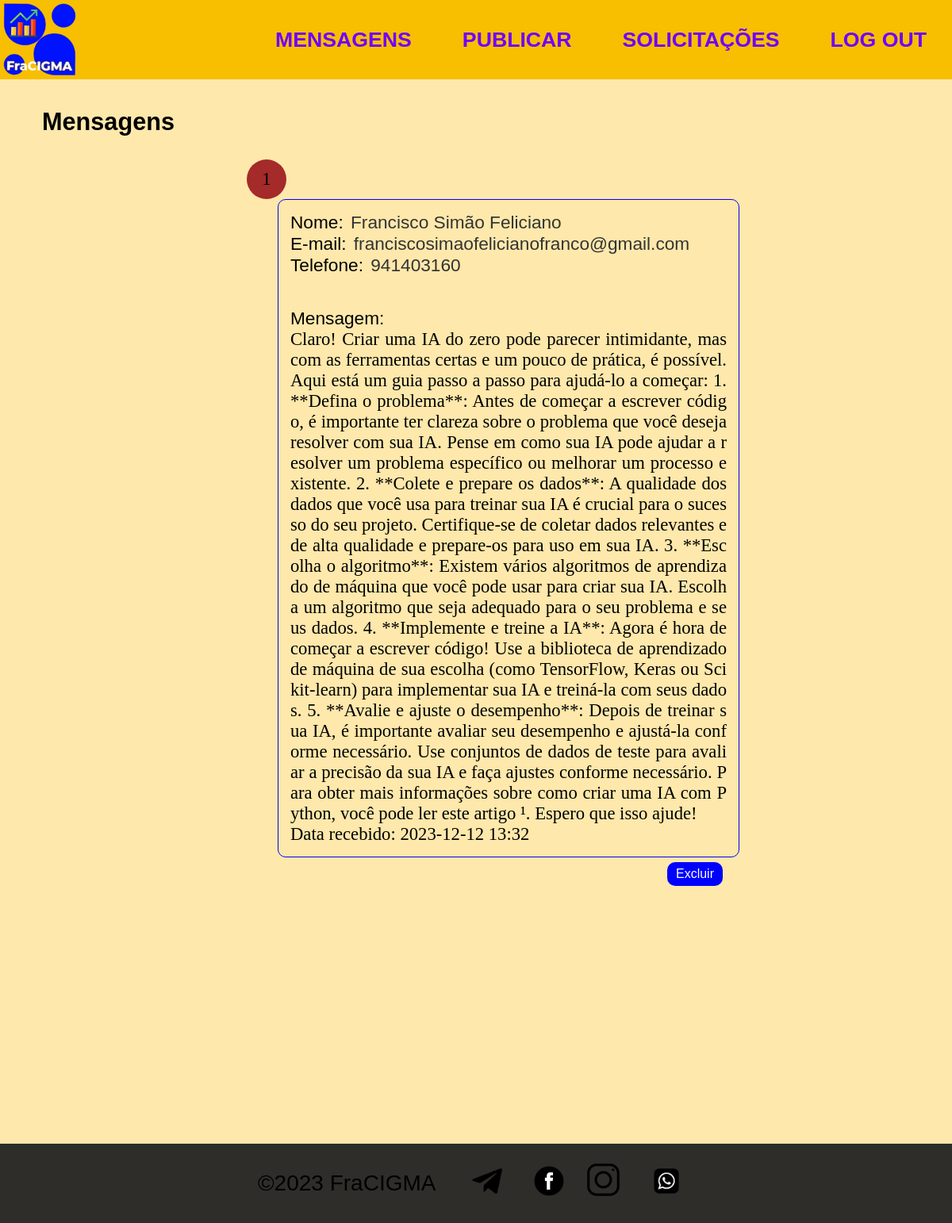
Screenshot of /privado (signed in) with the database file from the repository.
### api_flask.py (models this page shows)
class Messages(db.Model):
    __tablename__ = "messages_clinet"
    id = db.Column(db.Integer, primary_key=True)
    name = db.Column(db.String(150), nullable=False)
    email = db.Column(db.String(150), nullable=False)
    phonenumber = db.Column(db.String(150), nullable=False)
    message = db.Column(db.Text, nullable=False)
    _date_time_ = db.Column(db.String(50), nullable=False)

### api_flask.py (the view)
@app.route('/privado')
@login_required
def not_know():
    messages = Messages.query.all()
    return render_template('not_see.html', messages=messages)

### api_flask.py (called while the page is built)
@login_manager.user_loader
def load_user(user_id=1):
    return Credentials.query.get(int(user_id))

### templates/not_see.html (shortened to what this page needs)
<!DOCTYPE html>
<html lang="pt-br">
    <head>
        <link rel="stylesheet" href="{{url_for('static', filename='/style/style.css')}}" />
        <link rel="stylesheet" href="{{url_for('static', filename='style/style_not_seen_for.css')}}" />
    </head>
    <body>
        <header>
            <a href="{{url_for('index')}}" id="logo">
                <img src="{{url_for('static', filename='icons/icon.png')}}" class="logo" />
            </a>
            <nav id="menu">
                <a href="{{url_for('not_know')}}">Mensagens</a>
                <a href="{{url_for('publications')}}">Publicar</a>
                <a href="{{url_for('solicitacoes')}}">Solicitações</a>
                <a href="{{url_for('logoout')}}">Log Out</a>
            </nav>
        </header>
        <main><br /><br /><br />
            <h1>Mensagens</h1>
            <section>
                {%for message in messages%}
                <form action="/privado/deletar_sms/{{ message.id }}" method="post">
                <div id="container">
                    <div id="div_id">
                        <div>
                            <p>{{message.id}}</p>
                        </div>
                    </div>
                    <div id="sub_container_2">
                        <div id="remet" class="remet">
                            <label for="name_sender">Nome:</label>
                            <span id="name_sender" class="name_sender">{{message.name}}</span><br />
                            <label for="email_sender">E-mail:</label>
                            <span id="email_sender" class="email_sender">{{message.email}}</span><br />
                            <label for="phone_sender">Telefone:</label>
                            <span id="phone_sender" class="phone_sender">{{message.phonenumber}}</span><br />
                        </div>
                        <div id="messager" class="messager">
                            <label for="message">Mensagem:</label>
                            <p id="message" class="message">
                                {{message.message}}
                            </p>
                            <p>Data recebido: {{message._date_time_}}</p>
                        </div>
                    </div>
                    <div id="div_btn">
                        <div>
                            <button type="submit" id="exclude" class="exclude">Excluir</button>
                        </div>
                    </div>
                </div>
                </form>
                {% endfor %}
            </section>
        </main>
        <footer>
            <div id="div">©2023 FraCIGMA</div>
            <div>
                <a href="#"><img src="../static/icons/icon1.png" /></a>
                <a href="#"><img src="../static/icons/icon4.png" /></a>
            </div>
            <div>
                <a href="#"><img src="../static/icons/icon8.png" /></a>
                <a href="#"><img src="../static/icons/icon5.png" /></a>
            </div>
        </footer>
    </body>
</html>

### static/style/style.css (style rules this page uses)
* { margin: 0; padding: 0; box-sizing: border-box; }
header, nav, main, aside, footer { display: flex; }
body { flex-wrap: wrap; display: flex; flex: 1 1 100vw; background-color: rgba(253, 187, 6, 0.336); font-family: 'Franklin Gothic Medium', 'Arial Narrow', Arial, sans-serif; }
header { flex: 1 1 100vw; height: 100px; margin: 0px 0px 3px 0px; background-color: rgba(248, 190, 0); }
header #logo { flex: 0 1 150px; background: none; }
header #logo .logo { width: 100px; height: 100px; }
nav { flex: 1 1 100vw; align-items: center; justify-content: flex-end; background-color: none; }
nav a { font-size: 20pt; font-weight: bold; margin: 3%; text-decoration: none; color: rgb(111, 0, 255); transition: 0.8s; text-transform: uppercase; }
main { flex-wrap: wrap; flex: 20 1 600px; height: calc(100vh - 212px); overflow: auto; margin: 3px 3px 3px 3px; }
main section { width: 100%; height: 2000px; background-color: none; }
footer { height: 100px; flex: 1 1 100vw; margin: 3px 0px 0px 0px; background: rgb(46, 45, 42); align-items: center; justify-content: center; font-size: 21pt; flex-wrap: wrap; }
footer a img { width: 50px; height: 50px; }
footer #div { margin-right: 30px; }
footer a { margin: 10px; }

### static/style/style_not_seen_for.css (style rules this page uses)
* { margin: 0; padding: 0; box-sizing: border-box; }
main h1 { font-size: 23pt; margin: 30px 0px 30px 50px; }
main section { height: 100%; display: flex; flex-wrap: wrap; align-items: first baseline; justify-content: center; }
main section p { font-family: Cambria, Cochin, Georgia, Times, 'Times New Roman', serif; }
main section #container #remet, #messager { border: 0px solid brown; }
main section #container #sub_container_2 { border: 1px solid blue; border-radius: 10px; margin-left: 10%; padding: 15px; }
main section #container #remet { margin-bottom: 40px; width: 550px; }
main section #container #messager { word-break: break-all; width: 550px; min-height: 100px; text-align: justify; }
main section #remet span { color: rgb(51, 51, 51); margin: 3px; }
main section #remet label { margin-bottom: 3px; }
main section #container { display: flex; flex: 1 1 100vh; flex-direction: column; flex-wrap: wrap; align-items: center; justify-content: center; font-size: 17pt; border: 0px solid brown; margin-bottom: 30px; margin-right: 20px; }
main section #container #div_id { width: 600px; }
main section #container #div_id div { width: 50px; height: 50px; border-radius: 100%; background-color: brown; display: flex; justify-content: center; align-items: center; }
#div_id { border: 0px solid brown; }
main section #container #div_btn { height: 40px; width: 600px; display: flex; align-items: center; justify-content: flex-end; border: 0px solid brown; }
main section #container #div_btn div button { width: 70px; height: 30px; border: 2px solid blue; border-radius: 10px; background-color: rgb(201, 204, 250); font-size: 10pt; font-family: 'Franklin Gothic Medium', 'Arial Narrow', Arial, sans-serif; outline: 0; transition: 0.5s; }
main section #container #div_btn div button { width: 70px; height: 30px; border: 0px solid blue; border-radius: 10px; background-color: blue; color: white; font-size: 12pt; cursor: pointer; }

### rows the page displays
Messages: id "1", name "Francisco Simão Feliciano", email "franciscosimaofelicianofranco@gmail.com", phonenumber "941403160", message "Claro! Criar uma IA do zero pode parecer intimidante, mas com as ferramentas certas e um pouco de prática, é possível. Aqui está um guia passo a passo para ajudá-lo a começar: 1. **Defina o problema**: Antes de começar a escrever código, é importante ter clareza sobre o problema que você deseja resolver com sua IA. Pense em como sua IA pode ajudar a resolver um problema específico ou melhorar um processo existente. 2. **Colete e prepare os dados**: A qualidade dos dados que você usa para treinar sua IA é crucial para o sucesso do seu projeto. Certifique-se de coletar dados relevantes e de alta qualidade e prepare-os para uso em sua IA. 3. **Escolha o algoritmo**: Existem vários algoritmos…", _date_time_ "2023-12-12 13:32"
